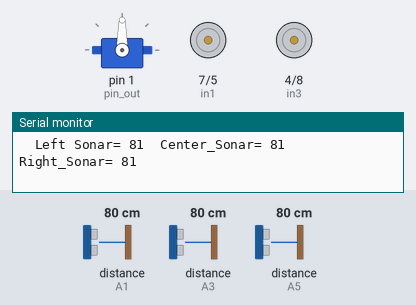
A sketch run on a simulated Arduino Uno, built with avr-gcc and run on an emulated ATmega328P. On the bench: servo, motor-driver pin pairs drawn as motors (green arrow = first pin HIGH = forward, orange = second pin HIGH = backward, longer = more drive, scaled by the enable pin), the last lines printed to the serial monitor. The inputs (shaded band) are chosen by the test bench; at power-on: distance to the obstacle (sensors on A1, A3, A5) 80 cm. The echo pulse lasts 58.3 µs per cm.

Above: at 2.2 s.
2.3 s: distance to the obstacle (sensor on A1) set to 31 cm
3.8 s: distance to the obstacle (sensor on A1) set to 29 cm
At 4.6 s:
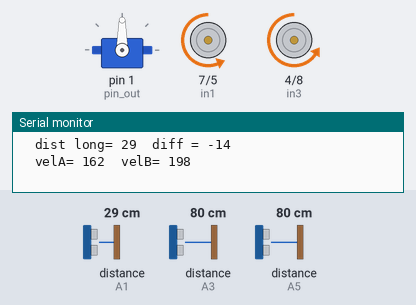
5.6 s: distance to the obstacle (sensor on A1) set to 2 cm
At 6.2 s:
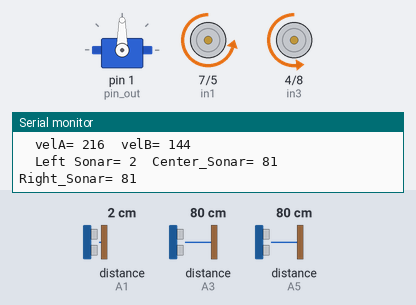
7.3 s: distance to the obstacle (sensor on A3) set to 11 cm
10.3 s: distance to the obstacle (sensor on A3) set to 8 cm
At 11.6 s:
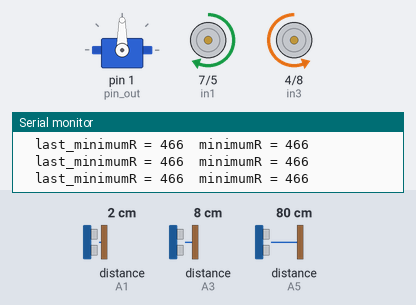
11.9 s: distance to the obstacle (sensor on A3) set to 9 cm
At 12.3 s:
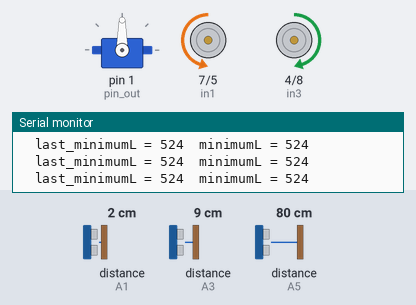
Timing chart, 0 to 14.4 s (numbered marks = the images above; inputs shaded):
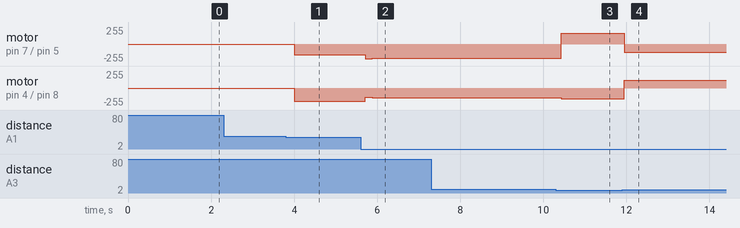

The sketch:

Robot_ultra_simple_4_PID.ino
```cpp
// Πρόγραμμα αυτόνομης κίνησης ρομπότ
#include <Servo.h>
#include <NewPing.h>
// Σύνδεση του LN298N με τα pin του Arduino
// Κινητήρας 1 - Motor Α (Δεξιός τροχός)
int enA = 6;
int in1 = 7;
int in2 = 5;
// Κινητήρας 2 – Motor B (Αριστερός τροχός)
int enB = 9;
int in3 = 4;
int in4 = 8;
//Ορισμός αντικειμένου κλασης Servo
Servo myservo;
int pin_out =1;
// Έλεγχος Αποστασιόμετρου
const int trigPinL = A0;
const int echoPinL = A1;
const int trigPinC = A2;
const int echoPinC = A3;
const int trigPinR = A4;
const int echoPinR = A5;
#define MaxDistance 2000
NewPing sonarL(trigPinL,echoPinL,MaxDistance);
NewPing sonarC(trigPinC,echoPinC,MaxDistance);
NewPing sonarR(trigPinR,echoPinR,MaxDistance);
// Απόσταση σε εκατοστά
long velA;
long velB;
long diff;
long last_diff;
long dist;
long error;
long integral;
long derivative;
long last_dist;
long cm_dist_L_first;
long cm_dist_C;
long cm_dist_L;
long cm_dist_R;
unsigned int last_minimumR;
unsigned int minimumR;
unsigned int last_minimumL;
unsigned int minimumL;
//Θεση του servo μπροστά =90 αριστερά = 45 δεξια= 135
//long int posCenter=90.0;
//long int posLeft=180.0;
//long int posRight=1.0;
// Η συνάρτηση setup εκτελείται μία φορά κατά την έναρξη του προγράμματος
void setup() {
   cm_dist_L_first=sonarL.ping_cm();
delay(33);
Serial.begin(9600);
// ορισμός της εξόδου του Servo
myservo.attach(pin_out);
// Ορισμός όλων των pin ελέγχου των κινητήρων και του αποστασιόμετρου ως εξόδων
pinMode(enA, OUTPUT);
pinMode(enB, OUTPUT);
pinMode(in1, OUTPUT);
pinMode(in2, OUTPUT);
pinMode(in3, OUTPUT);
pinMode(in4, OUTPUT);
pinMode(trigPinL, OUTPUT);
pinMode(echoPinL, INPUT);
pinMode(trigPinC, OUTPUT);
pinMode(echoPinC, INPUT);
pinMode(trigPinR, OUTPUT);
pinMode(echoPinR, INPUT);
//ορισμός της θέσης του servo
//myservo.write(posCenter);
delay(1000);
}
/*Υπορουτίνα κίνησης προς τα πίσω
void Move_Back()
{
// Εκκίνηση του κινητήρα 1
digitalWrite(in1, HIGH);
digitalWrite(in2, LOW);
// Εκκίνηση του κινητήρα 2
digitalWrite(in3, HIGH);
digitalWrite(in4, LOW);
// Ορισμός ταχύτητας κινητήρα 1 – τιμές 0-255
analogWrite(enA, 120);
// Ορισμός ταχύτητας κινητήρα 2 – τιμές 0-255
analogWrite(enB, 120);
// καθυστέρηση για κίνηση προς τα πίσω
delay(500);
// Σταμάτημα των κινητήρων
digitalWrite(in1, LOW);
digitalWrite(in2, LOW);
digitalWrite(in3, LOW);
digitalWrite(in4, LOW);
} */

void Turn_Litle_Right()
{
// Εκκίνηση του κινητήρα 1
digitalWrite(in1, LOW);
digitalWrite(in2, HIGH);
// Εκκίνηση του κινητήρα 2
digitalWrite(in3, LOW);
digitalWrite(in4, HIGH);
// Ορισμός ταχύτητας κινητήρα 1 – τιμές 0-255
analogWrite(enA, 220);
// Ορισμός ταχύτητας κινητήρα 2 – τιμές 0-255
analogWrite(enB, 180);
// καθυστέρηση για κίνηση προς τα πίσω
delay(50);
// Σταμάτημα των κινητήρων
digitalWrite(in1, LOW);
digitalWrite(in2, LOW);
digitalWrite(in3, LOW);
digitalWrite(in4, LOW);
}

void Turn_Litle_Left()
{
// Εκκίνηση του κινητήρα 1
digitalWrite(in1, LOW);
digitalWrite(in2, HIGH);
// Εκκίνηση του κινητήρα 2
digitalWrite(in3, LOW);
digitalWrite(in4, HIGH);
// Ορισμός ταχύτητας κινητήρα 1 – τιμές 0-255
analogWrite(enA, 180);
// Ορισμός ταχύτητας κινητήρα 2 – τιμές 0-255
analogWrite(enB, 220);
// καθυστέρηση για κίνηση προς τα πίσω
delay(50);
// Σταμάτημα των κινητήρων
digitalWrite(in1, LOW);
digitalWrite(in2, LOW);
digitalWrite(in3, LOW);
digitalWrite(in4, LOW);
}

// Υπορουτίνα κίνησης προς τα μπροστά
void Move_Forward()
{
// Εκκίνηση του κινητήρα 1
digitalWrite(in1, LOW);
digitalWrite(in2, HIGH);
// Εκκίνηση του κινητήρα 2
digitalWrite(in3, LOW);
digitalWrite(in4, HIGH);
/* Ορισμός ταχύτητας κινητήρα δεξιού 1 – τιμές 0-255
analogWrite(enA, 210);
// Ορισμός ταχύτητας κινητήρα αριστερού 2 – τιμές 0-255
analogWrite(enB, 140); */
analogWrite(enA, 190);
// Ορισμός ταχύτητας κινητήρα αριστερού 2 – τιμές 0-255
analogWrite(enB, 170);
// καθυστέρηση για κίνηση προς τα εμπρός
delay(100);
// Σταμάτημα των κινητήρων
//digitalWrite(in1, LOW);
//digitalWrite(in2, LOW);
//digitalWrite(in3, LOW);
//digitalWrite(in4, LOW);
}

void Follow_left()
{

 dist=sonarL.ping_cm();

//  Serial.print("dist = ");
//  Serial.print(cm_dist_L);
  dist=long(dist);
  if (dist == 0.0)
   dist= last_dist+1.0;
  Serial.print("  dist long= ");
  Serial.print(dist);
  last_dist = dist;
  //last_diff=diff;
  diff= 15.- dist;

  integral=integral+diff;
  derivative=diff-last_diff;
  last_diff=diff;

  Serial.print("  diff = ");
  Serial.print(diff);
  Serial.println();
     velA=190.0+2.*diff+.0*integral+0.1*derivative;
     if (velA < 0.0)
     {velA=0.0;}
     if (velA > 255.)
     {velA=255.;}
     else
     {velA=velA;}
     velB=170.0-2.0*diff-.0*integral-0.1*derivative;
     if (velB < 0.0)
     {velB=0.0;}
     if (velB > 255.)
     {velB=255.;}
     else
     {velB=velB;}
    Serial.print("  velA= ");
    Serial.print(velA);
    Serial.print("  velB= ");
    Serial.print(velB);
    Serial.println();

   /*
    if (dist > 15)
    { Turn_Litle_Left();
    //velA=0  ;
      //velB=200 ;
    }
     else if (dist < 15)
    { Turn_Litle_Right();
    //velA=200 ;
      //velB=0 ;
    }
    else
    velA=160 ;
      velB=160 ;
      */
    // Εκκίνηση του κινητήρα 1
  digitalWrite(in1, LOW);
  digitalWrite(in2, HIGH);
  // Εκκίνηση του κινητήρα 2
  digitalWrite(in3, LOW);
  digitalWrite(in4, HIGH);
  // Ορισμός ταχύτητας κινητήρα δεξιού 1 – τιμές 0-255
  analogWrite(enA, velA);
  // Ορισμός ταχύτητας κινητήρα αριστερού 2 – τιμές 0-255
  analogWrite(enB, velB);
  // καθυστέρηση για κίνηση προς τα εμπρός
  delay(50);
  /*Σταμάτημα των κινητήρων
  digitalWrite(in1, LOW);
  digitalWrite(in2, LOW);
  digitalWrite(in3, LOW);
  digitalWrite(in4, LOW);
  */
}
// Υπορουτίνα επιστροφής προς τα πίσω
void Turn_Back()
{
        digitalWrite(in1, HIGH);
      digitalWrite(in2, LOW);
      // Εκκίνηση του κινητήρα 2
      digitalWrite(in3, LOW);
      digitalWrite(in4, HIGH);
      // Ορισμός ταχύτητας κινητήρα 1 – τιμές 0-255
      analogWrite(enA, 200);
      // Ορισμός ταχύτητας κινητήρα 2 – τιμές 0-255
      analogWrite(enB, 160);
      // καθυστέρηση για υλοποίηση στροφής
      delay(600);
      // Σταμάτημα των κινητήρων
      digitalWrite(in1, LOW);
      digitalWrite(in2, LOW);
      digitalWrite(in3, LOW);
      digitalWrite(in4, LOW);
  error=abs(29.0-(cm_dist_L+cm_dist_R));
  while (error > 0.1)
  {
    cm_dist_L=sonarL.ping_cm();
    cm_dist_R=sonarR.ping_cm();
   error=abs(29.0-(cm_dist_L+cm_dist_R));
// Εκκίνηση του κινητήρα 1
digitalWrite(in1, HIGH);
digitalWrite(in2, LOW);
// Εκκίνηση του κινητήρα 2
digitalWrite(in3, LOW);
digitalWrite(in4, HIGH);
// Ορισμός ταχύτητας κινητήρα 1 – τιμές 0-255
analogWrite(enA, 200);
// Ορισμός ταχύτητας κινητήρα 2 – τιμές 0-255
analogWrite(enB, 160);
// καθυστέρηση για υλοποίηση στροφής

delay(80);
// Σταμάτημα των κινητήρων
digitalWrite(in1, LOW);
digitalWrite(in2, LOW);
digitalWrite(in3, LOW);
digitalWrite(in4, LOW);
}
}

// Υπορουτίνα στροφής αριστερά
void Turn_Right()
{
// Εκκίνηση του κινητήρα 1
digitalWrite(in1, HIGH);
digitalWrite(in2, LOW);
// Εκκίνηση του κινητήρα 2
digitalWrite(in3, LOW);
digitalWrite(in4, HIGH);
// Ορισμός ταχύτητας κινητήρα 1 – τιμές 0-255
analogWrite(enA, 200);
// Ορισμός ταχύτητας κινητήρα 2 – τιμές 0-255
analogWrite(enB, 200);
// καθυστέρηση για υλοποίηση στροφής
delay(430);
// Σταμάτημα των κινητήρων
digitalWrite(in1, LOW);
digitalWrite(in2, LOW);
digitalWrite(in3, LOW);
digitalWrite(in4, LOW);
}


// Υπορουτίνα στροφής δεξιά
void Turn_Left()
{
// Εκκίνηση του κινητήρα 1
digitalWrite(in1, LOW);
digitalWrite(in2, HIGH);
// Εκκίνηση του κινητήρα 2
digitalWrite(in3, HIGH);
digitalWrite(in4, LOW);
// Ορισμός ταχύτητας κινητήρα 1 – τιμές 0-255
analogWrite(enA, 200);
// Ορισμός ταχύτητας κινητήρα 2 – τιμές 0-255
analogWrite(enB, 200);
// καθυστέρηση για υλοποίηση στροφής
delay(430);
// Σταμάτημα των κινητήρων
digitalWrite(in1, LOW);
digitalWrite(in2, LOW);
digitalWrite(in3, LOW);
digitalWrite(in4, LOW);
}

void Straighten_Up_R()
{

  //last_minimumR = 11.0;
// Εκκίνηση του κινητήρα 1
digitalWrite(in1, HIGH);
digitalWrite(in2, LOW);
// Εκκίνηση του κινητήρα 2
digitalWrite(in3, LOW);
digitalWrite(in4, HIGH);
// Ορισμός ταχύτητας κινητήρα 1 – τιμές 0-255
analogWrite(enA, 160);
// Ορισμός ταχύτητας κινητήρα 2 – τιμές 0-255
analogWrite(enB, 160);
// καθυστέρηση για υλοποίηση στροφής
delay(10);
while (minimumR<=last_minimumR+50)
{
  last_minimumR=sonarC.ping();
  if (last_minimumR==0)
   {last_minimumR=minimumR;}
  Serial.print("  last_minimumR = ");
   Serial.print(last_minimumR);
  delay(30);
  minimumR =sonarC.ping();
  if (minimumR==0)
   {minimumR=last_minimumR;}
  Serial.print("  minimumR = ");
   Serial.print(minimumR);
   Serial.println();
   delay(30);
  }
// Σταμάτημα των κινητήρων
digitalWrite(in1, LOW);
digitalWrite(in2, LOW);
digitalWrite(in3, LOW);
digitalWrite(in4, LOW);

}
void Straighten_Up_L()
{
  //last_minimumL=11.;
  //minimumL=11.;
  // Εκκίνηση του κινητήρα 1

digitalWrite(in1, LOW);
digitalWrite(in2, HIGH);
// Εκκίνηση του κινητήρα 2
digitalWrite(in3, HIGH);
digitalWrite(in4, LOW);
// Ορισμός ταχύτητας κινητήρα 1 – τιμές 0-255
analogWrite(enA, 120);
// Ορισμός ταχύτητας κινητήρα 2 – τιμές 0-255
analogWrite(enB, 120);
// καθυστέρηση για υλοποίηση στροφής
while (minimumL <= last_minimumL+50)
{
  last_minimumL=sonarC.ping();
  if (last_minimumL==0)
   {last_minimumL=minimumL;}
  Serial.print("  last_minimumL = ");
   Serial.print(last_minimumL);
  delay(30);
  minimumL =sonarC.ping();
  if (minimumL==0)
   {minimumL=last_minimumL;}
  Serial.print("  minimumL = ");
   Serial.print(minimumL);
   Serial.println();
   delay(30);
}
//Σταμάτημα των κινητήρων
digitalWrite(in1, LOW);
digitalWrite(in2, LOW);
digitalWrite(in3, LOW);
digitalWrite(in4, LOW);

}
// Η συνάρτηση loop εκτελείται συνέχεια ως ατέρμων βρόχος

void loop() {

   Main:
  // put your main code here, to run repeatedly:

cm_dist_L=sonarL.ping_cm();
delay(33);
cm_dist_C=sonarC.ping_cm();
delay(33);
cm_dist_R=sonarR.ping_cm();
   Serial.print("  Left Sonar= ");
   Serial.print(cm_dist_L);
   Serial.print("  Center_Sonar= ");
   Serial.print(cm_dist_C);
   Serial.print("  Right_Sonar= ");
   Serial.print(cm_dist_R);
   Serial.println();

  // Turn_Right();
   //delay(5000);
   //Turn_Left();
  //delay(5000);
  // Move_Forward();
   //Follow_left();


  //  goto Main;


  if (cm_dist_C > 10 && cm_dist_L < 30 )
      { Follow_left();
       goto Main;
       }
   else if (cm_dist_C < 10 && cm_dist_R > 20 && cm_dist_L < 20)
      { Straighten_Up_R();
   Straighten_Up_L();
   Turn_Right();
      Move_Forward();
       Move_Forward();
      goto Main;
      }
   else if (cm_dist_C < 10 && cm_dist_R < 20 && cm_dist_L > 20)
      { Turn_Left();
      Move_Forward();
       Move_Forward();
       goto Main;
      }
   else if (cm_dist_C < 10 && cm_dist_R < 20 && cm_dist_L < 20)
   {Turn_Back();
   delay(5000);
      goto Main;
   }

}
```

Measured:
- the behaviour switches between 30 and 29 cm on distance to the obstacle (sensor on A1) (found by bisection; images 0 and 1)
- the behaviour switches between 10 and 9 cm on distance to the obstacle (sensor on A3) (found by bisection; images 2 and 3)
- after the input at 3.8 s, motor on pin 7 (in1) / pin 5 (in2): stopped → backward 160/255 after 0.20 s, → backward 162/255 0.17 s later; motor on pin 4 (in3) / pin 8 (in4): stopped → backward 199/255 after 0.20 s, → backward 198/255 0.17 s later
- after the input at 5.6 s, motor on pin 7 (in1) / pin 5 (in2): backward 162/255 → backward 218/255 after 0.11 s, → backward 216/255 0.17 s later; motor on pin 4 (in3) / pin 8 (in4): backward 198/255 → backward 141/255 after 0.11 s, → backward 144/255 0.17 s later
- after the input at 10.3 s, motor on pin 7 (in1) / pin 5 (in2): backward 216/255 → forward 160/255 after 0.14 s; motor on pin 4 (in3) / pin 8 (in4): backward 144/255 → backward 160/255 after 0.14 s
- after the input at 11.9 s, motor on pin 7 (in1) / pin 5 (in2): forward 160/255 → backward 120/255 after 0.05 s; motor on pin 4 (in3) / pin 8 (in4): backward 160/255 → forward 120/255 after 0.05 s
